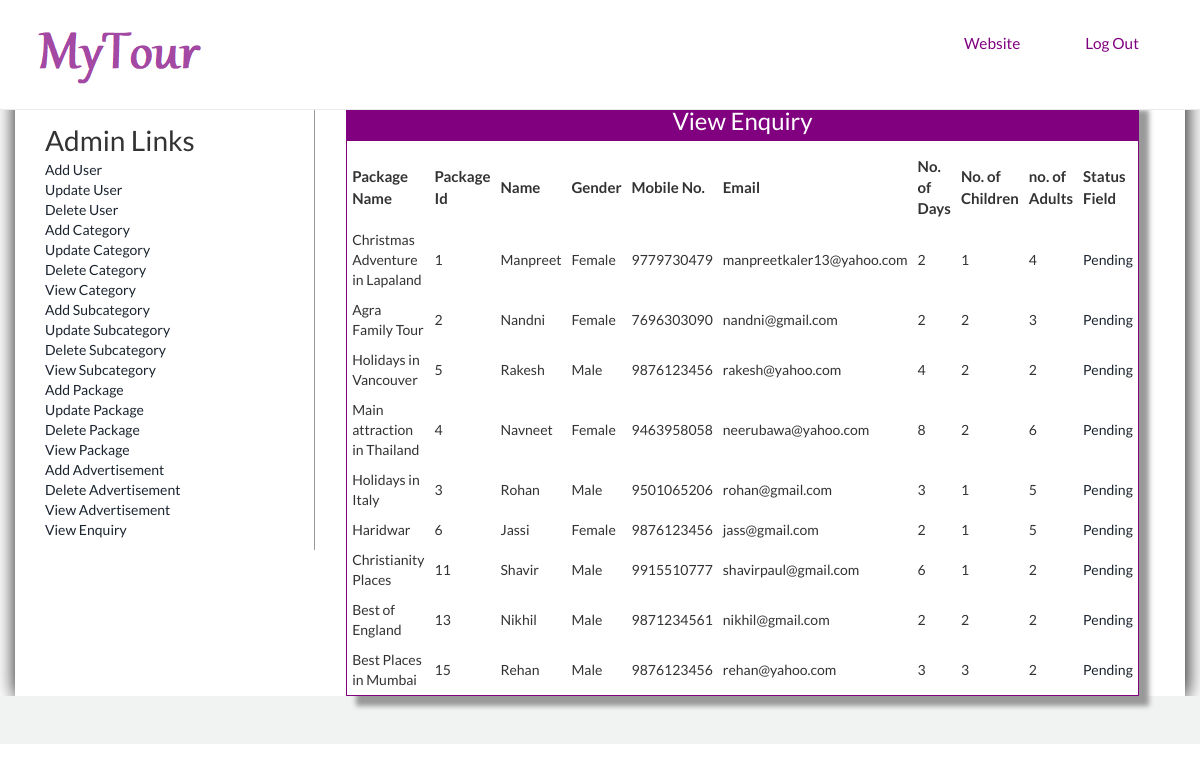
The page /Admin/viewenquiry.php (signed in) on the database its author committed.
### tables this page shows
CREATE TABLE IF NOT EXISTS `enquiry` (
  `Enquiryid` int(50) NOT NULL AUTO_INCREMENT,
  `Packageid` int(50) NOT NULL,
  `Name` varchar(200) NOT NULL,
  `Gender` varchar(20) NOT NULL,
  `Mobileno` varchar(20) NOT NULL,
  `Email` varchar(50) NOT NULL,
  `NoofDays` int(50) NOT NULL,
  `Child` int(50) NOT NULL,
  `Adults` int(50) NOT NULL,
  `Message` varchar(900) NOT NULL,
  `Statusfield` varchar(200) NOT NULL,
  PRIMARY KEY (`Enquiryid`)
);

CREATE TABLE IF NOT EXISTS `package` (
  `Packid` int(200) NOT NULL AUTO_INCREMENT,
  `Packname` varchar(1000) NOT NULL,
  `Category` int(200) NOT NULL,
  `Subcategory` int(200) NOT NULL,
  `Packprice` int(200) NOT NULL,
  `Pic1` varchar(8000) NOT NULL,
  `Pic2` varchar(8000) NOT NULL,
  `Pic3` varchar(8000) NOT NULL,
  `Detail` varchar(8000) NOT NULL,
  PRIMARY KEY (`Packid`)
);

### Admin/viewenquiry.php (the view, shortened to what this page needs)
<!DOCTYPE html>
<html>
<?php include('head.php') ?>
<?php include('function.php'); ?>
<?php include('top.php'); ?>
<div style="padding-top:100px; box-shadow:1px 1px 20px black; min-height:570px" class="container">
<div class="col-sm-3" style="border-right:1px solid #999; min-height:450px;">
<?php include('left.php'); ?>
</div>
<div class="col-sm-9">
<form method="post">
<table border="0" width="90%" height="300px" align="center" class="tableshadow">
<tr><td class="toptd">View Enquiry</td></tr>
<tr><td align="center" valign="top" style="padding-top:10px;">
<table border="0" align="center" width="95%">
<tr><td style="font-size:15px; padding:5px; font-weight:bold;" >Package Name</td>
<td style="font-size:15px; padding:5px; font-weight:bold; ">Package Id</td>
<td style="font-size:15px; padding:5px; font-weight:bold;">Name</td>
<td style="font-size:15px; padding:5px; font-weight:bold;">Gender</td>
<td style="font-size:15px; padding:5px; font-weight:bold;">Mobile No.</td>
<td style="font-size:15px; padding:5px; font-weight:bold;">Email</td>
<td style="font-size:15px; padding:5px; font-weight:bold;">No. of Days</td>
<td style="font-size:15px; padding:5px; font-weight:bold;">No. of Children</td>
<td style="font-size:15px; padding:5px; font-weight:bold;">no. of Adults</td>
<td style="font-size:15px; padding:5px; font-weight:bold;">Status Field</td></tr>
<?php
$s="select * from enquiry,package where enquiry.Packageid=package.Packid";
$result=mysqli_query($cn,$s);
while($data=mysqli_fetch_array($result))
{
		echo "<td style=' padding:5px;'>$data[12]</td>
		<td style=' padding:5px;'>$data[1]</td>
		<td style=' padding:5px;'>$data[2]</td>
		<td style=' padding:5px;'>$data[3]</td>
		<td style=' padding:5px;'>$data[4]</td>
		<td style=' padding:5px;'>$data[5]</td>
		<td style=' padding:5px;'>$data[6]</td>
		<td style=' padding:5px;'>$data[7]</td>
		<td style=' padding:5px;'>$data[8]</td>
		<td style=' padding:5px;'><a href='chstatus.php?eid=$data[0]'>$data[10]</a></td>
		</tr>";
}
?>
</table>
</form>
</div>
</div>
<?php include('bottom.php'); ?>
</body>
</html>

### Admin/style.css (style rules this page uses)
.tableshadow { box-shadow:10px 10px 5px #999; padding-top:40px; border:solid 1px purple; }
.toptd { color:white; font-size:24px; text-align:center; height:40px; background-color:purple; }

### css/style.css (style rules this page uses)
body { margin:0; padding:0; font-family: 'Lato', sans-serif; -webkit-appearance:none; }
body a { transition:0.5s all; -webkit-transition:0.5s all; -moz-transition:0.5s all; -o-transition:0.5s all; -ms-transition:0.5s all; }
.container:after { content: "\0020"; display: block; height: 0; clear: both; visibility: hidden; }

### rows shown on the page
enquiry: Packageid.Packname "Christmas Adventure in Lapaland", Packageid "1", Name "Manpreet", Gender "Female", Mobileno "9779730479", Email "manpreetkaler13@yahoo.com", NoofDays "2", Child "1", Adults "4", Statusfield "Pending"
enquiry: Packageid.Packname "Agra Family Tour", Packageid "2", Name "Nandni", Gender "Female", Mobileno "7696303090", Email "nandni@gmail.com", NoofDays "2", Child "2", Adults "3", Statusfield "Pending"
enquiry: Packageid.Packname "Holidays in Vancouver", Packageid "5", Name "Rakesh", Gender "Male", Mobileno "9876123456", Email "rakesh@yahoo.com", NoofDays "4", Child "2", Adults "2", Statusfield "Pending"
enquiry: Packageid.Packname "Main attraction in Thailand", Packageid "4", Name "Navneet", Gender "Female", Mobileno "9463958058", Email "neerubawa@yahoo.com", NoofDays "8", Child "2", Adults "6", Statusfield "Pending"
enquiry: Packageid.Packname "Holidays in Italy", Packageid "3", Name "Rohan", Gender "Male", Mobileno "9501065206", Email "rohan@gmail.com", NoofDays "3", Child "1", Adults "5", Statusfield "Pending"
enquiry: Packageid.Packname "Haridwar", Packageid "6", Name "Jassi", Gender "Female", Mobileno "9876123456", Email "jass@gmail.com", NoofDays "2", Child "1", Adults "5", Statusfield "Pending"
enquiry: Packageid.Packname "Christianity Places", Packageid "11", Name "Shavir", Gender "Male", Mobileno "9915510777", Email "shavirpaul@gmail.com", NoofDays "6", Child "1", Adults "2", Statusfield "Pending"
enquiry: Packageid.Packname "Best of England", Packageid "13", Name "Nikhil", Gender "Male", Mobileno "9871234561", Email "nikhil@gmail.com", NoofDays "2", Child "2", Adults "2", Statusfield "Pending"
enquiry: Packageid.Packname "Best Places in Mumbai", Packageid "15", Name "Rehan", Gender "Male", Mobileno "9876123456", Email "rehan@yahoo.com", NoofDays "3", Child "3", Adults "2", Statusfield "Pending"
